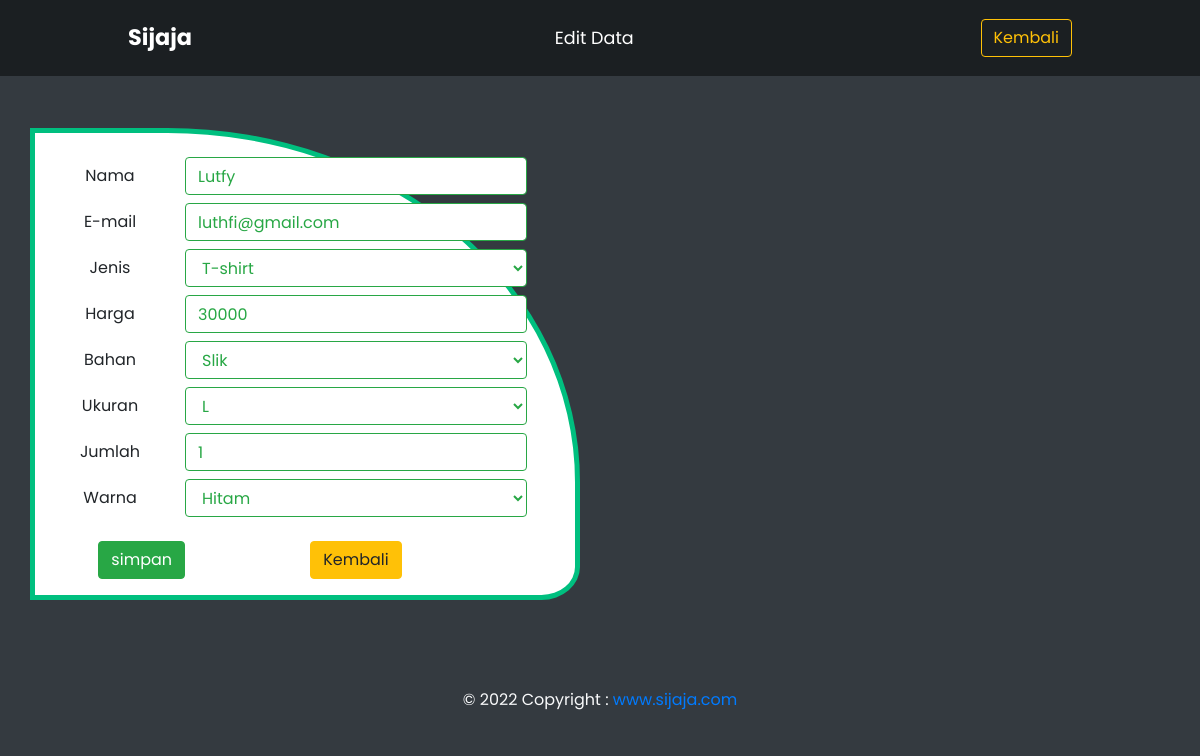
Page /Admin/edit/40 on the committed database.
### tables this page shows
CREATE TABLE `order` (
  `id` int(11) NOT NULL,
  `name` varchar(128) NOT NULL,
  `email` varchar(128) NOT NULL,
  `jenis` varchar(128) NOT NULL,
  `bahan` varchar(128) NOT NULL,
  `ukuran` varchar(128) NOT NULL,
  `banyak` int(255) NOT NULL,
  `jumlah_harga` int(11) NOT NULL,
  `warna` varchar(128) NOT NULL
);

### application/controllers/Admin.php (called while the page is built, shortened)
<?php
class Admin extends CI_Controller
{
    public function edit($id)
    {
        $this->load->model('Product_model');
        $data['product'] = $this->Product_model->getAllData();
        $data['bahan'] = ['Katun', 'Slik', 'Linen', 'Toyobo', 'Inma'];
        $data['ukuran'] = ['XXL', 'XL', 'L', 'M', 'S'];
        $data['warna'] = ['Merah', 'Kuning', 'Hijau', 'Biru', 'Hitam', 'Putih'];
        $data['title'] = 'SIJAJA Admin';
        $this->load->model('Admin_model');
        $data['data_lama'] = $this->Admin_model->get_order_where($id);
        $this->load->view('admin/edit', $data);
    }
}

### index.php (called while the page is built, shortened)
<?php
require_once BASEPATH.'core/CodeIgniter.php';

### application/models/Admin_model.php (called while the page is built, shortened)
<?php
class Admin_model extends CI_model
{
    public function get_order_where($id)
    {
        $this->db->where('id', $id);
        return $this->db->get('order')->result_array();
    }
}

### application/models/Product_model.php (called while the page is built)
<?php
class Product_model extends CI_Model
{
    public function getAllData()
    {
        return $this->db->get('product')->result();
    }
}

### application/views/admin/edit.php (the view, shortened to what this page needs)
<!DOCTYPE html>
<html lang="en">
<head>
    <link href="<?php echo base_url('assets/css/bootstrap.min.css'); ?>" rel="stylesheet">
    <link href="<?php echo base_url('assets/style.css'); ?>" rel="stylesheet">
</head>
<body class="bg-dark">
    <header>
        <nav class="navbar navbar-expand-lg navbar-dark fixed-top">
            <a class="navbar-brand" href="<?= base_url('user'); ?>">Sijaja</a>
            <div class="collapse navbar-collapse" id="navbarSupportedContent">
                <ul class="navbar-nav mx-auto">
                    <li class="nav-item">
                        <a class="nav-link" href="#">Edit Data</a>
                    </li>
                </ul>
                <a href="<?= base_url('Admin'); ?>" class="btn btn-outline-warning my-2 my-sm-0">Kembali</a>
            </div>
        </nav>
    </header>
    <div class="my-5 py-3"></div>
    <?php foreach ($data_lama as $od) : ?>
        <div class="container">
            <div class="row">
                <form class="bg-white pr-5 pt-4 rip" action="<?= base_url() ?>Admin/update/<?= $od['id']; ?>" method="post">
                    <table class="table-fluid">
                        <tr>
                            <td width="150px" class="text-center">
                                <label for="name">Nama</label>
                            </td>
                            <td>
                                <div class="form-group mb-2">
                                    <input type="text" class="form-control form-control-user btn-outline-success" value="<?= $od['name'] ?>" name="name">
                                </div>
                            </td>
                        </tr>
                        <tr>
                            <td class="text-center">
                                <label for="email">E-mail</label>
                            </td>
                            <td>
                                <div class="form-group mb-2">
                                    <input type="text" class="form-control form-control-user btn-outline-success" value="<?= $od['email'] ?>" name="email">
                                </div>
                            </td>
                        </tr>
                        <tr>
                            <td class="text-center">
                                <label for="jenis">Jenis</label>
                            </td>
                            <td>
                                <div class="form-group mb-2">
                                    <select class="form-control form-control-user btn-outline-success" name="jenis">
                                        <?php foreach ($product as $p) : ?>
                                            <?php if ($od['jenis'] == $p->nama_product) : ?>
                                                <option value="<?= $od['jenis']; ?>" selected><?= $od['jenis']; ?></option>
                                            <?php else : ?>
                                                <option value="<?= $p->nama_product; ?>"><?= $p->nama_product; ?></option>
                                            <?php endif; ?>
                                        <?php endforeach; ?>
                                    </select>
                                </div>
                            </td>
                        </tr>
                        <tr>
                            <td class="text-center">
                                <label for="harga">Harga</label>
                            </td>
                            <td>
                                <div class="form-group mb-2">
                                    <input type="number" class="form-control form-control-user btn-outline-success" value="<?php if ("Kemeja" == $od['jenis']) : echo 150000;
                                                                                                                            elseif ("Batik" == $od['jenis']) : echo 200000;
                                                                                                                            elseif ("Jas" == $od['jenis']) : echo 500000;
                                                                                                                            elseif ("Jaket" == $od['jenis']) : echo 150000;
                                                                                                                            elseif ("Hoodie" == $od['jenis']) : echo 80000;
                                                                                                                            elseif ("Sweater" == $od['jenis']) : echo 70000;
                                                                                                                            elseif ("Seragam" == $od['jenis']) : echo 50000;
                                                                                                                            elseif ("Baju Couple" == $od['jenis']) : echo 40000;
                                                                                                                            elseif ("Kebaya" == $od['jenis']) : echo 120000;
                                                                                                                            elseif ("T-shirt" == $od['jenis']) : echo 30000;
                                                                                                                            endif; ?>" name="harga">
                                </div>
                            </td>
                        </tr>
                        <tr>
                            <td class="text-center">
                                <label for="bahan">Bahan</label>
                            </td>
                            <td>
                                <div class="form-group mb-2">
                                    <select class="form-control form-control-user btn-outline-success" name="bahan">
                                        <?php foreach ($bahan as $b) : ?>
                                            <?php if ($b == $od['bahan']) : ?>
                                                <option value="<?= $b; ?>" selected><?= $b; ?></option>
                                            <?php else : ?>
                                                <option value="<?= $b; ?>"><?= $b; ?></option>
                                            <?php endif; ?>
                                        <?php endforeach; ?>
                                    </select>
                                </div>
                            </td>
                        </tr>
                        <tr>
                            <td class="text-center">
                                <label for="ukuran">Ukuran</label>
                            </td>
                            <td>
                                <div class="form-group mb-2">
                                    <select class="form-control form-control-user btn-outline-success" name="ukuran">
                                        <?php foreach ($ukuran as $u) : ?>
                                            <?php if ($u == $od['ukuran']) : ?>
                                                <option value="<?= $u; ?>" selected><?= $u; ?></option>
                                            <?php else : ?>
                                                <option value="<?= $u; ?>"><?= $u; ?></option>
                                            <?php endif; ?>
                                        <?php endforeach; ?>
                                    </select>
                                </div>
                            </td>
                        </tr>
                        <tr>
                            <td class="text-center">
                                <label for="banyak">Jumlah</label>
                            </td>
                            <td>
                                <div class="form-group mb-2">
                                    <input type="number" class="form-control form-control-user btn-outline-success" value="<?= $od['banyak'] ?>" name="banyak">
                                </div>
                            </td>
                        </tr>
                        <tr>
                            <td class="text-center">
                                <label for="warna">Warna</label>
                            </td>
                            <td>
                                <div class="form-group mb-2">
                                    <select class="form-control form-control-user btn-outline-success" name="warna">
                                        <?php foreach ($warna as $w) : ?>
                                            <?php if ($w == $od['warna']) : ?>
                                                <option value="<?= $w; ?>" selected><?= $w; ?></option>
                                            <?php else : ?>
                                                <option value="<?= $w; ?>"><?= $w; ?></option>
                                            <?php endif; ?>
                                        <?php endforeach; ?>
                                    </select>
                                </div>
                            </td>
                        </tr>
                        <tr height="70px">
                            <td class="text-right">
                                <button type="submit" class="btn btn-success">simpan</button>
                            </td>
                            <td class="text-center">
                                <a class="btn btn-warning" href="<?= base_url('Admin'); ?>">Kembali</a>
                            </td>
                        </tr>
                    </table>
                </form>
            </div>
        </div>
    <?php endforeach; ?>
    <br><br><br>
    <footer class="text-center">
        <div class="copyright py-3 bg-dark text-light">© <?= date('Y') ?> Copyright :
            <a href="#"> www.sijaja.com</a>
        </div>
    </footer>
</body>
</html>

### assets/style.css (style rules this page uses)
* { margin: 0; padding: 0; box-sizing: border-box; font-family: 'Poppins', sans-serif; }
html { scroll-behavior: smooth; }
.navbar { padding: 1rem 8rem; background: rgba(0, 0, 0, 0.468); }
.navbar .navbar-brand { font-size: 1.4rem; font-weight: 700; }
#navbarSupportedContent > ul > li:nth-child(n) > a { color: rgb(255, 255, 255); font-size: 1.1rem; padding: 0 0.8rem; }
.container .row .rip { border-radius: 0% 75% 7% 0%; border: #00BF7F 5px solid; }

### rows in the picture
order: name "Lutfy", email "luthfi@gmail.com", harga "30000", bahan "Slik", ukuran "L", banyak "1", warna "Hitam"

### other values in the picture
form field jenis "T-shirt"
